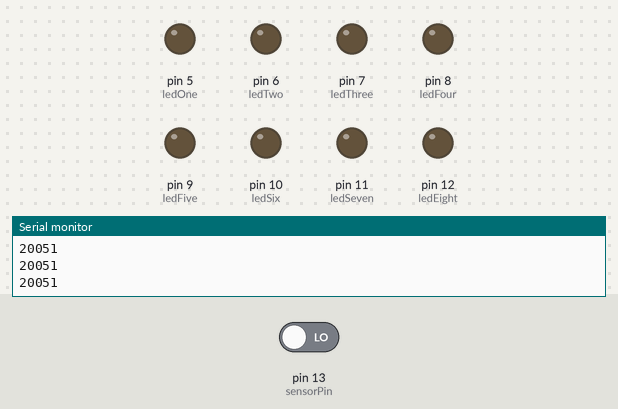
Bench run of a sketch on a simulated Arduino Uno, built with avr-gcc and run on an emulated ATmega328P. On the bench: output pins drawn as LEDs (lit = HIGH), the last lines printed to the serial monitor. Dashed ring = blinking. The inputs (shaded band) are chosen by the test bench; at power-on: pin 13 (sensorPin) LOW.

Above: at 1.2 s.
1.3 s: pin 13 (sensorPin) driven HIGH
At 1.45 s:
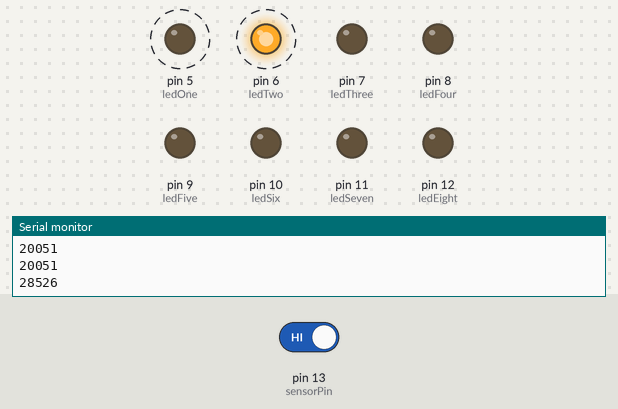
At 1.8 s:
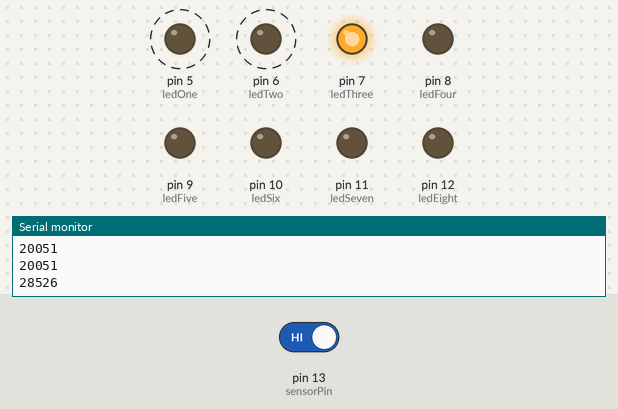
4.3 s: pin 13 (sensorPin) driven LOW
At 5.19 s:
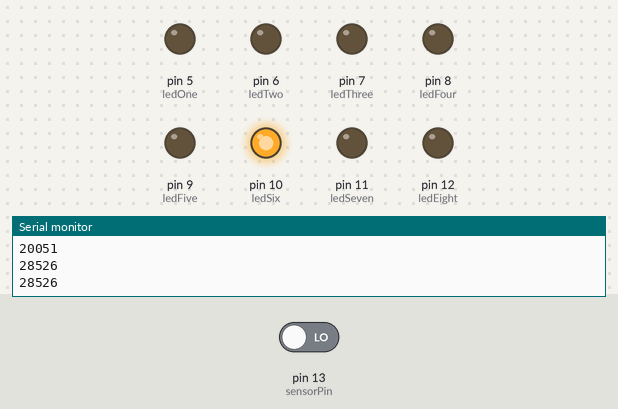
Timing chart, 0 to 7.5 s (numbered marks = the images above; inputs shaded):
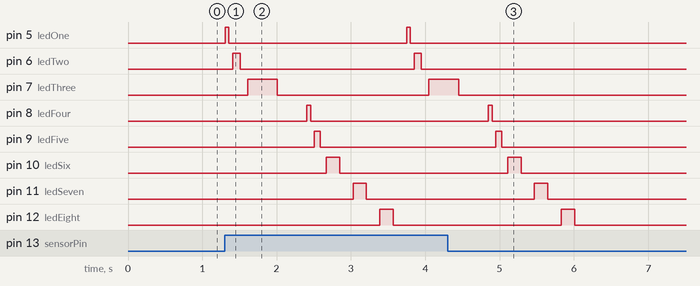

The sketch:

sensor_oneLED.ino
```cpp
//Pin declaration for LEDs
int ledOne   = 5;
int ledTwo   = 6;
int ledThree = 7;
int ledFour  = 8;
int ledFive  = 9;
int ledSix   = 10;
int ledSeven = 11;
int ledEight = 12;

//Pin declaration for the PIR Sensor
int sensorPin = 13;

//Delay controllers
int ledOne_delay = 50;
int ledTwo_delay = 100;
int ledThree_delay = 400;
int ledFour_delay = 50;
int ledFive_delay = 80;
int ledSix_delay = 180;
int ledSeven_delay = 180;
int ledEight_delay = 180;

//Initialization
void setup() {

  // Set LED pins to output
  pinMode(ledOne,   OUTPUT);
  pinMode(ledTwo,   OUTPUT);
  pinMode(ledThree, OUTPUT);
  pinMode(ledFour,  OUTPUT);
  pinMode(ledFive,  OUTPUT);
  pinMode(ledSix,   OUTPUT);
  pinMode(ledSeven, OUTPUT);
  pinMode(ledEight, OUTPUT);

  //Set PIR Sensor pin to input
  pinMode(sensorPin, INPUT);

  //Initialize serial connection
  Serial.begin(9600);

}

//Concurrent code
void loop(){

  int sensor = digitalRead(sensorPin); // read input value
  if (sensor == HIGH) // Check for motion (HIGH)
  {
    Serial.println('Motion');

    //Led 1
    digitalWrite(ledOne, HIGH);
    delay(ledOne_delay);
    digitalWrite(ledOne, LOW);
    delay(ledOne_delay);

    //Led 2
    digitalWrite(ledTwo, HIGH);
    delay(ledTwo_delay);
    digitalWrite(ledTwo, LOW);
    delay(ledTwo_delay);

    //Led 3
    digitalWrite(ledThree, HIGH);
    delay(ledThree_delay);
    digitalWrite(ledThree, LOW);
    delay(ledThree_delay);

    //Led 4
    digitalWrite(ledFour, HIGH);
    delay(ledFour_delay);
    digitalWrite(ledFour, LOW);
    delay(ledFour_delay);

    //Led 5
    digitalWrite(ledFive, HIGH);
    delay(ledFive_delay);
    digitalWrite(ledFive, LOW);
    delay(ledFive_delay);

    //Led 6
    digitalWrite(ledSix, HIGH);
    delay(ledSix_delay);
    digitalWrite(ledSix, LOW);
    delay(ledSix_delay);

    //Led 7
    digitalWrite(ledSeven, HIGH);
    delay(ledSeven_delay);
    digitalWrite(ledSeven, LOW);
    delay(ledSeven_delay);

    //Led 8
    digitalWrite(ledEight, HIGH);
    delay(ledSeven_delay);
    digitalWrite(ledEight, LOW);
    delay(ledSeven_delay);

  } else {
    Serial.println('BECAUSE, REASONS');
  }
}
```

Measured:
- after the input at 1.3 s, pin 5 (ledOne): alternates HIGH for 0.05 s and LOW for 2.4 s, starting at once; pin 6 (ledTwo): alternates HIGH for 0.10 s and LOW for 2.3 s, starting after 0.11 s
- after the input at 4.3 s, pin 5 (ledOne), pin 6 (ledTwo): stops changing and stays LOW; pin 7 (ledThree): goes on until 4.4 s, then stays LOW; pin 8 (ledFour): goes on until 4.9 s, then stays LOW; pin 9 (ledFive): goes on until 5.0 s, then stays LOW; pin 10 (ledSix): goes on until 5.3 s, then stays LOW
